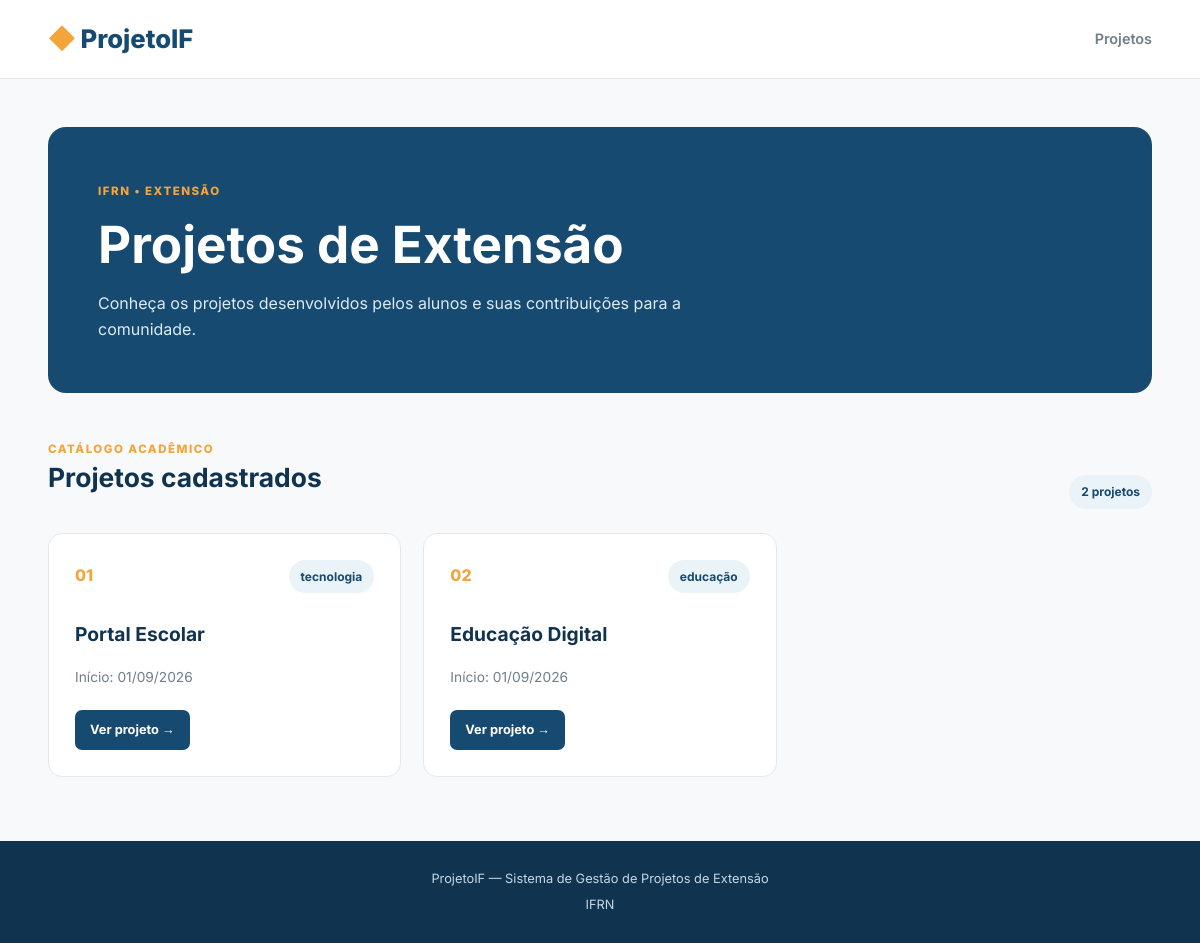
/coordenação/projetos/, run on the app's committed database.
### coordenação/models.py (models this page shows, shortened)
class Projeto(models.Model):
    titulo = models.CharField(max_length=200)
    descricao = models.TextField()
    data_inicio = models.DateField()
    categoria = models.ForeignKey(Categoria, on_delete=models.CASCADE)
    equipe = models.ManyToManyField(Aluno)

class Categoria(models.Model):
    nome = models.CharField(max_length=100)

### coordenação/views.py (called while the page is built)
def lista_projetos(request):
    projetos = Projeto.objects.all()
    return render(request,'coordenação/lista_projetos.html',{'projetos': projetos})

### coordenação/templates/coordenação/lista_projetos.html (shortened to what this page needs)
{% extends "base.html" %}
{% block content %}
<section class="hero">
    <span class="eyebrow">IFRN • EXTENSÃO</span>
    <h1>Projetos de Extensão</h1>
    <p>Conheça os projetos desenvolvidos pelos alunos e suas contribuições para a comunidade.</p>
</section>
<section class="section-heading">
    <div>
        <span class="eyebrow">CATÁLOGO ACADÊMICO</span>
        <h2>Projetos cadastrados</h2>
    </div>
    <span class="counter">{{ projetos|length }} projetos</span>
</section>
{% if projetos %}
<div class="project-grid">
    {% for projeto in projetos %}
    <article class="project-card">
        <div class="card-top">
            <span class="number">{{ forloop.counter|stringformat:"02d" }}</span>
            <span class="tag">{{ projeto.categoria.nome }}</span>
        </div>
        <h3>{{ projeto.titulo }}</h3>
        <p class="muted">Início: {{ projeto.data_inicio|date:"d/m/Y" }}</p>
        <a class="button" href="{% url 'detalhe_projeto' projeto.id %}">Ver projeto →</a>
    </article>
    {% endfor %}
</div>
{% else %}
<div class="empty">
    <h3>Nenhum projeto cadastrado</h3>
    <p>Acesse o painel administrativo para cadastrar o primeiro projeto.</p>
    <a class="button" href="/admin/">Acessar administração</a>
</div>
{% endif %}
{% endblock %}

### static/css/estilo.css (style rules this page uses)
:root { --blue: #174a70; --dark: #10344f; --light: #eaf3f8; --orange: #f3a43b; --background: #f7f9fb; --white: #fff; --text: #253746; --muted: #6f7e89; --border: #e2e9ee; }
* { box-sizing: border-box; margin: 0; padding: 0; }
body { font-family: Inter, sans-serif; background: var(--background); color: var(--text); line-height: 1.6; }
a { color: inherit; text-decoration: none; }
.hero, .detail-header { background: var(--blue); color: var(--white); border-radius: 18px; padding: 50px; }
.hero { margin-bottom: 42px; }
.eyebrow { color: var(--orange); font-size: .72rem; font-weight: 800; letter-spacing: 1.5px; }
h1 { font-size: clamp(2rem, 5vw, 3.2rem); line-height: 1.15; margin: 12px 0 18px; }
h2 { color: var(--dark); font-size: 1.65rem; line-height: 1.3; margin-bottom: 14px; }
.hero p, .detail-header p { color: #dceaf2; max-width: 650px; }
.section-heading { display: flex; align-items: end; justify-content: space-between; margin-bottom: 24px; }
.counter, .tag { background: var(--light); color: var(--blue); border-radius: 20px; padding: 7px 12px; font-size: .75rem; font-weight: 700; }
.project-grid { display: grid; grid-template-columns: repeat(3, 1fr); gap: 22px; }
.project-card { background: var(--white); border: 1px solid var(--border); border-radius: 14px; padding: 26px; transition: .2s; }
.card-top { display: flex; justify-content: space-between; align-items: center; margin-bottom: 28px; }
.number { color: var(--orange); font-weight: 800; }
.project-card h3 { color: var(--dark); font-size: 1.2rem; line-height: 1.4; margin-bottom: 18px; }
.muted { color: var(--muted); font-size: .86rem; }
.button { display: inline-block; background: var(--blue); color: var(--white); border-radius: 7px; padding: 10px 15px; font-size: .8rem; font-weight: 700; margin-top: 22px; }

### data on the page
Projeto: categoria.nome "tecnologia", titulo "Portal Escolar", data_inicio "01/09/2026"
Projeto: categoria.nome "educação", titulo "Educação Digital", data_inicio "01/09/2026"

### other printed values
{{ projetos|length }} "2"
